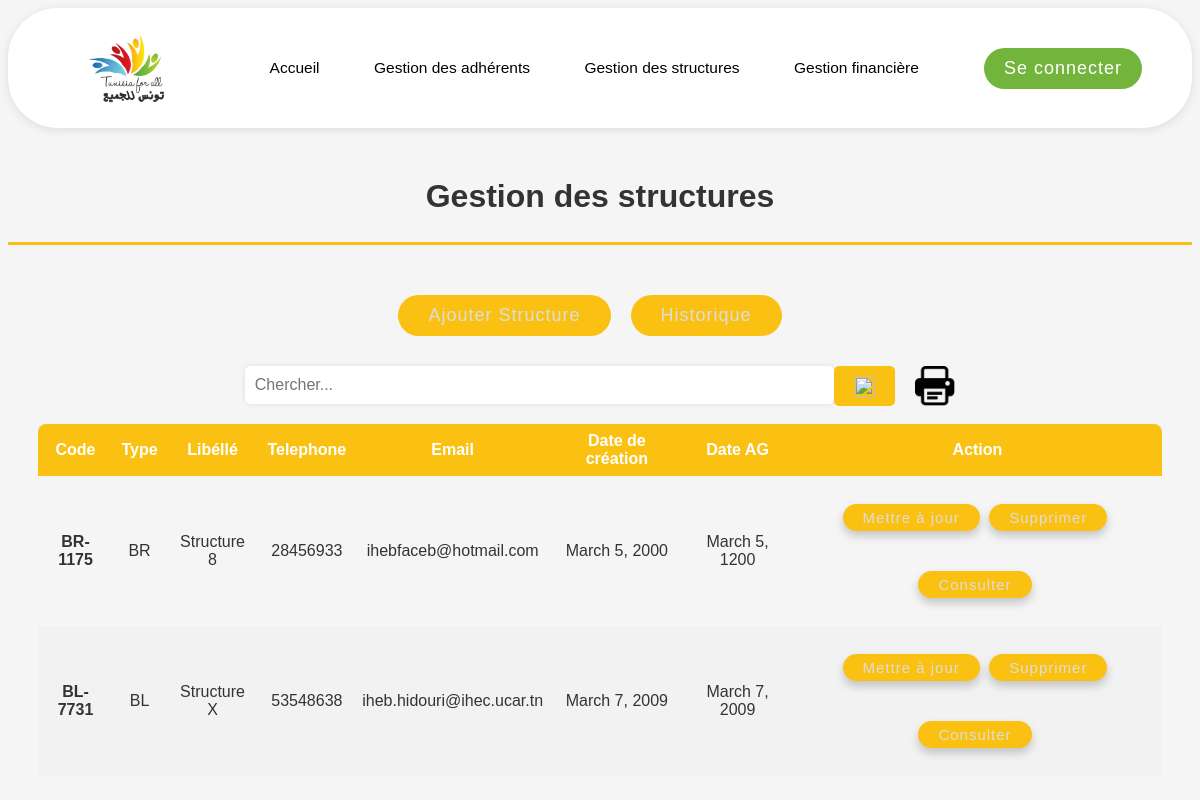
Page /gestion_structure/ on the earlier database version.
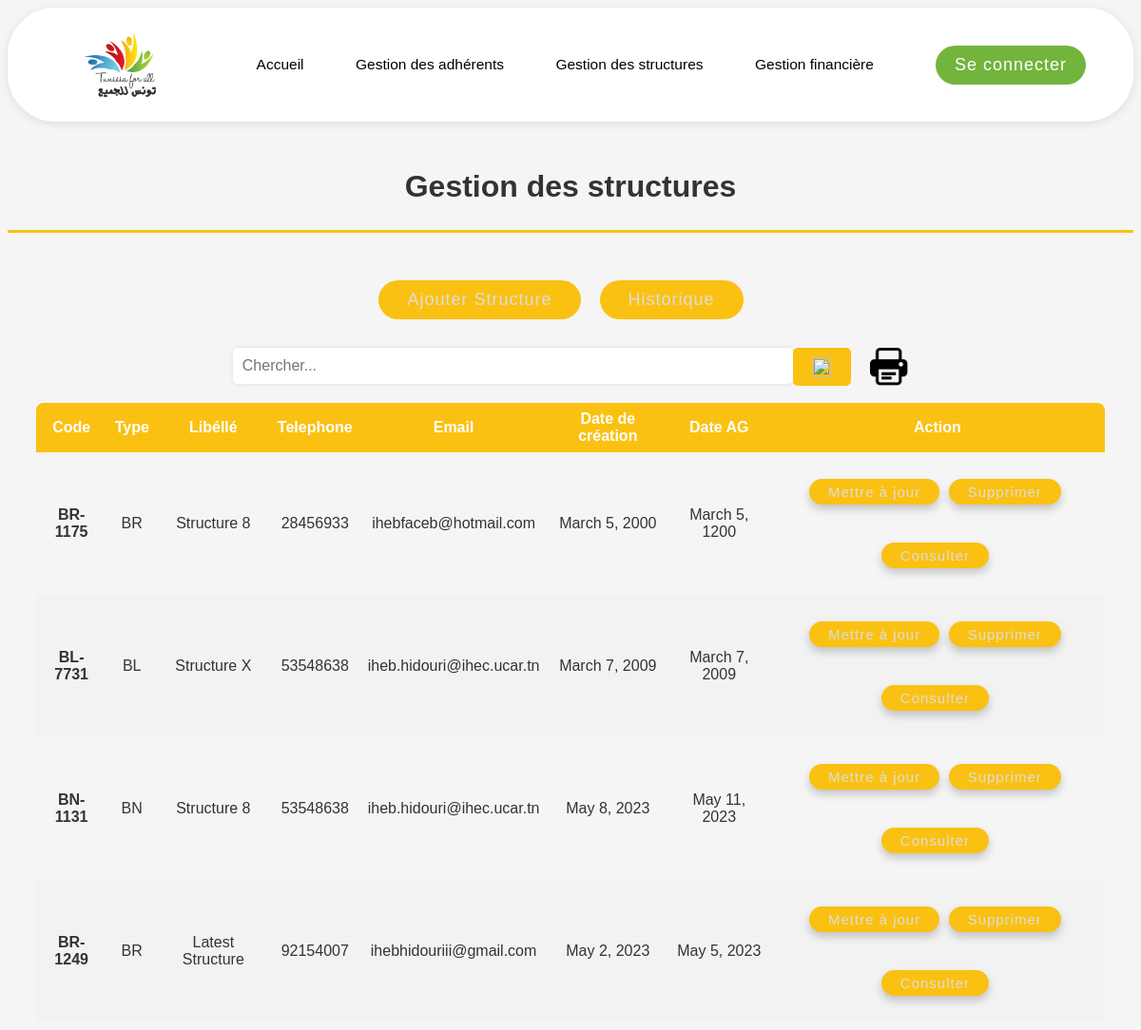
Same page on the later database version.
### base/models.py (models this page shows, shortened)
class Structure(models.Model):
    BN = 'BN'
    BR = 'BR'
    BL = 'BL'
    PR = 'PR'
    TYPE_CHOICES = [
        (BN, 'Bureau National'),
        (BR, 'Bureau regional'),
        (BL, 'Bureau Local'),
        (PR, 'Projet'),
    ]
    code_structure = models.CharField(max_length=6)
    type = models.CharField(max_length=2, choices=TYPE_CHOICES)
    libellé = models.CharField(max_length=20)
    rue = models.CharField(max_length=20)
    gouvernorat = models.ForeignKey(Governat, on_delete=models.CASCADE , related_name='structures')
    délégation = models.ForeignKey(Delegation, on_delete=models.CASCADE , related_name='structures')
    code_postal = models.CharField(max_length=4)
    numéro_de_téléphone = models.CharField(max_length=20)
    adresse_email = models.EmailField()
    date_de_création = models.DateField()
    date_ag = models.DateField()
    exclude_fields = ['date_creation', 'date_ag']

### base/views.py (the view)
# urls.py: path('gestion_structure/' , views.gestion_structure , name="gestion_structure"),
def gestion_structure (request) :
    query = request.GET.get('q')  # retrieve the search query from the request parameters
    if query:  # if there is a search query
        structures = Structure.objects.filter(  # retrieve structures that contain the search query in their code or label
            Q(code_structure__icontains=query) | Q(libelle__icontains=query)
        )
    else:  # if there is no search query
        structures = Structure.objects.all()  # retrieve all structures
    context = {'structures': structures}  # create a dictionary to store the structures and pass it to the view
    return render (request , 'base/gestion_structure.html', context)  # render the HTML template with the context data

### base/templates/base/gestion_structure.html (shortened to what this page needs)
{% extends 'main.html' %}
{% load static %}
{% block content %}
<div>
  <div>
    <h2>Gestion des structures</h2>
    <hr class="hrstructure">
  </div>
  <div class="features">
    <button class="structure-button"><a href="{% url 'create-structure' %}">Ajouter Structure</a></button>
    <button class="structure-button"><a href="{% url 'structure_history' %}">Historique</a></button>
  </div>
  <div class="page-content">
    <form id="search-form" class="search-container" action="{% url 'gestion_structure' %}">
      <input type="text" class="textbox" id="search-input" name="q" placeholder="Chercher...">
      <button type="submit" class="structure-button"><i><img src="{% static 'img/search.png' %}"></i></button>
      <img class="print" src="{% static 'img/print.png' %}" height="40px" width="40px" onclick="printTable()">
    </form>
    <div class="structure-table">
      <table>
        <thead>
          <tr>
            <th>Code</th>
            <th>Type</th>
            <th>Libéllé</th>
            <th>Telephone</th>
            <th>Email</th>
            <th>Date de création</th>
            <th>Date AG</th>
            <th>Action</th>
          </tr>
        </thead>
        <tbody>
          {% for structure in structures %}
          <tr>
            <td><strong>{{ structure.code_structure }}</strong></td>
            <td>{{ structure.type }}</td>
            <td>{{ structure.libellé }}</td>
            <td>{{ structure.numéro_de_téléphone }}</td>
            <td>{{ structure.adresse_email }}</td>
            <td>{{ structure.date_de_création }}</td>
            <td>{{ structure.date_ag }}</td>
            <td>
              <button class="structure-button"><a href="{% url 'update-structure' structure.id %}">Mettre à jour</a></button>
              <button class="structure-button"><a href="{% url 'delete-structure' structure.id %}">Supprimer</a></button>
              <button class="structure-button"><a href="{% url 'consult_structure' structure.id %}">Consulter</a></button>
            </td>
          </tr>
          {% endfor %}
        </tbody>
      </table>
    </div>
  </div>
</div>
{% endblock %}

Differences in the rows shown:
added Structure: code_structure "BN-1131", type "BN", libellé "Structure 8", numéro_de_téléphone "53548638", adresse_email "iheb.hidouri@ihec.ucar.tn", date_de_création "May 8, 2023", date_ag "May 11, 2023"
added Structure: code_structure "BR-1249", type "BR", libellé "Latest Structure", numéro_de_téléphone "92154007", adresse_email "ihebhidouriii@gmail.com", date_de_création "May 2, 2023", date_ag "May 5, 2023"
